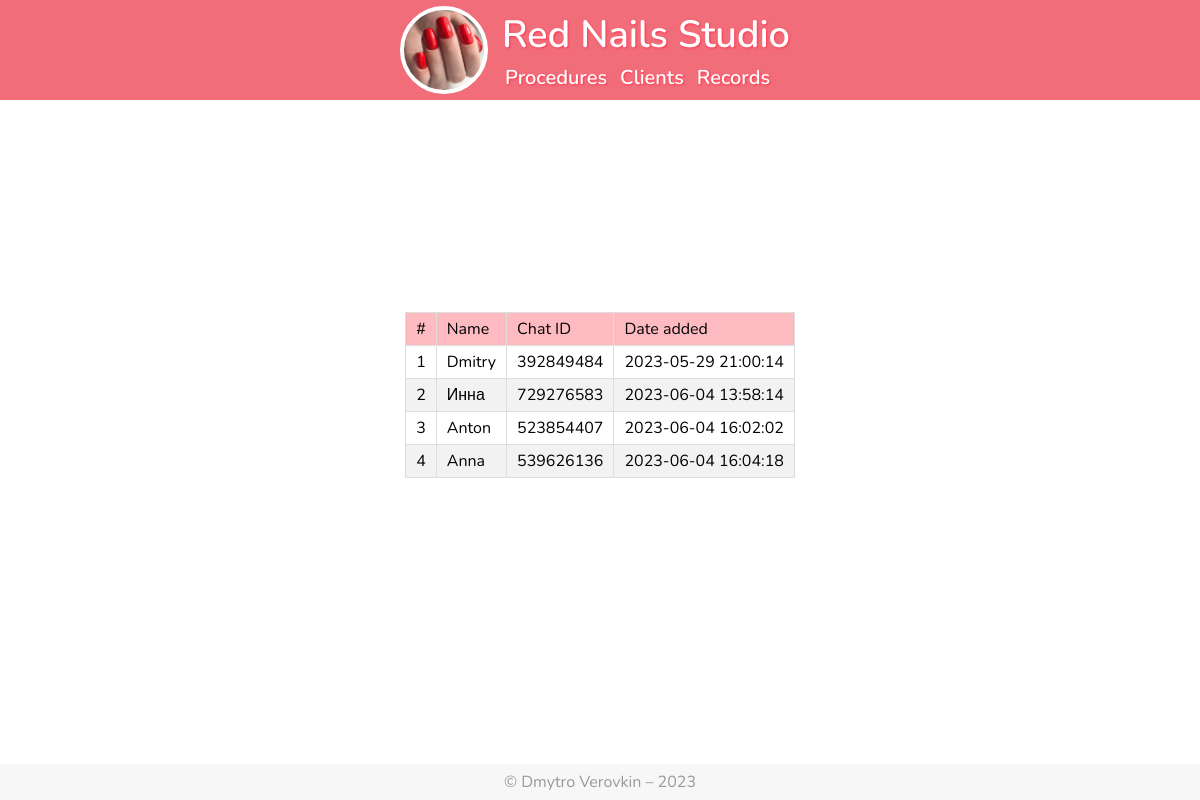
The app's page /clients with its own data.
### bot_app/models.py (models this page shows)
class Client(db.Model):
    id = db.Column(db.Integer, primary_key=True)
    tg_id = db.Column(db.Integer, nullable=False)
    name = db.Column(db.String)
    date_added = db.Column(
        db.DateTime,
        nullable=False,
        server_default=db.func.now(),
        server_onupdate=db.func.now(),
    )

### bot_app/views.py (the view)
@app.route('/clients')
def clients_list():
    clients = db.session.query(Client).all()
    return render_template('clients.j2', clients=clients)

### bot_app/templates/clients.j2
{% extends "base.j2" %}
{% block content %}
            <table>
                <thead>
                    <tr>
                        <td>#</td>
                        <td>Name</td>
                        <td>Chat ID</td>
                        <td>Date added</td>
                    </tr>
                </thead>
               {% for client in clients %}
                    <tr>
                        <td>{{ client.id }}</td>
                        <td>{{ client.name }}</td>
                        <td>{{ client.tg_id }}</td>
                        <td>{{ client.date_added }}</td>
                    </tr>
               {% endfor %}
            </table>
{% endblock %}

### bot_app/static/css/style.css (style rules this page uses)
:root { --main-color: #ff3751; }
html { height: 100%; }
body { min-height: 100%; display: flex; flex-direction: column; justify-content: space-between; font-family: 'Nunito', sans-serif; margin: 0; }
table, th, td { border: 1px solid #dddddd; border-collapse: collapse; }
thead tr { background-color: #fdbac0; }
table tr:nth-child(even) { background-color: #f2f2f2; }
td { padding: 5px 10px; }

### records on screen
Client: id "1", name "Dmitry", tg_id "392849484", date_added "2023-05-29 21:00:14"
Client: id "2", name "Инна", tg_id "729276583", date_added "2023-06-04 13:58:14"
Client: id "3", name "Anton", tg_id "523854407", date_added "2023-06-04 16:02:02"
Client: id "4", name "Anna", tg_id "539626136", date_added "2023-06-04 16:04:18"
